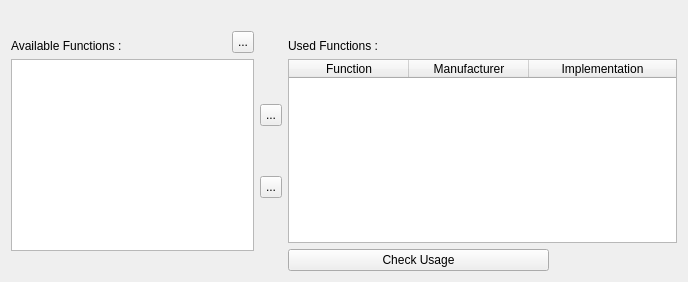
       <widget class="QWidget" name="generalPurposeFunctionTab">
        <attribute name="title">
         <string>General Purpose Functions</string>
        </attribute>
        <layout class="QGridLayout" name="gridLayout">
         <item row="0" column="0">
          <layout class="QVBoxLayout" name="verticalLayout_10">
           <item>
            <layout class="QHBoxLayout" name="testerLayout">
             <item>
              <spacer name="horizontalSpacer_6">
               <property name="orientation">
                <enum>Qt::Horizontal</enum>
               </property>
               <property name="sizeHint" stdset="0">
                <size>
                 <width>40</width>
                 <height>20</height>
                </size>
               </property>
              </spacer>
             </item>
            </layout>
           </item>
           <item>
            <layout class="QHBoxLayout" name="horizontalLayout_8">
             <item>
              <layout class="QVBoxLayout" name="availableInstrumentsLayout">
               <item>
                <layout class="QHBoxLayout" name="availableLayout">
                 <item>
                  <widget class="QLabel" name="availableInstrumentsLabel">
                   <property name="sizePolicy">
                    <sizepolicy hsizetype="Preferred" vsizetype="Fixed">
                     <horstretch>0</horstretch>
                     <verstretch>0</verstretch>
                    </sizepolicy>
                   </property>
                   <property name="minimumSize">
                    <size>
                     <width>0</width>
                     <height>22</height>
                    </size>
                   </property>
                   <property name="maximumSize">
                    <size>
                     <width>16777215</width>
                     <height>22</height>
                    </size>
                   </property>
                   <property name="text">
                    <string>Available Functions :</string>
                   </property>
                   <property name="alignment">
                    <set>Qt::AlignBottom|Qt::AlignLeading|Qt::AlignLeft</set>
                   </property>
                  </widget>
                 </item>
                 <item>
                  <spacer name="horizontalSpacer_7">
                   <property name="orientation">
                    <enum>Qt::Horizontal</enum>
                   </property>
                   <property name="sizeHint" stdset="0">
                    <size>
                     <width>0</width>
                     <height>22</height>
                    </size>
                   </property>
                  </spacer>
                 </item>
                 <item>
                  <widget class="QToolButton" name="expand">
                   <property name="minimumSize">
                    <size>
                     <width>22</width>
                     <height>22</height>
                    </size>
                   </property>
                   <property name="maximumSize">
                    <size>
                     <width>22</width>
                     <height>22</height>
                    </size>
                   </property>
                   <property name="text">
                    <string>...</string>
                   </property>
                   <property name="checkable">
                    <bool>false</bool>
                   </property>
                  </widget>
                 </item>
                </layout>
               </item>
               <item>
                <widget class="QTreeWidget" name="availableFunctions">
                 <property name="editTriggers">
                  <set>QAbstractItemView::SelectedClicked</set>
                 </property>
                 <property name="selectionMode">
                  <enum>QAbstractItemView::ExtendedSelection</enum>
                 </property>
                 <property name="headerHidden">
                  <bool>true</bool>
                 </property>
                 <column>
                  <property name="text">
                   <string>1</string>
                  </property>
                 </column>
                </widget>
               </item>
               <item>
                <layout class="QHBoxLayout" name="collapseLayout">
                 <item>
                  <spacer name="horizontalSpacer_9">
                   <property name="orientation">
                    <enum>Qt::Horizontal</enum>
                   </property>
                   <property name="sizeHint" stdset="0">
                    <size>
                     <width>40</width>
                     <height>20</height>
                    </size>
                   </property>
                  </spacer>
                 </item>
                </layout>
               </item>
              </layout>
             </item>
             <item>
              <layout class="QVBoxLayout" name="addRemoveLayout">
               <item>
                <widget class="QLabel" name="label_11">
                 <property name="sizePolicy">
                  <sizepolicy hsizetype="Fixed" vsizetype="Fixed">
                   <horstretch>0</horstretch>
                   <verstretch>0</verstretch>
                  </sizepolicy>
                 </property>
                 <property name="minimumSize">
                  <size>
                   <width>22</width>
                   <height>22</height>
                  </size>
                 </property>
                 <property name="maximumSize">
                  <size>
                   <width>22</width>
                   <height>22</height>
                  </size>
                 </property>
                 <property name="text">
                  <string/>
                 </property>
                </widget>
               </item>
               <item>
                <spacer name="verticalSpacer_5">
                 <property name="orientation">
                  <enum>Qt::Vertical</enum>
                 </property>
                 <property name="sizeHint" stdset="0">
                  <size>
                   <width>20</width>
                   <height>40</height>
                  </size>
                 </property>
                </spacer>
               </item>
               <item>
                <widget class="QToolButton" name="addGPFunction">
                 <property name="minimumSize">
                  <size>
                   <width>22</width>
                   <height>22</height>
                  </size>
                 </property>
                 <property name="maximumSize">
                  <size>
                   <width>22</width>
                   <height>22</height>
                  </size>
                 </property>
                 <property name="text">
                  <string>...</string>
                 </property>
                 <property name="checkable">
                  <bool>false</bool>
                 </property>
                </widget>
               </item>
               <item>
                <spacer name="verticalSpacer_6">
                 <property name="orientation">
                  <enum>Qt::Vertical</enum>
                 </property>
                 <property name="sizeHint" stdset="0">
                  <size>
                   <width>20</width>
                   <height>40</height>
                  </size>
                 </property>
                </spacer>
               </item>
               <item>
                <widget class="QToolButton" name="removeGPFunction">
                 <property name="minimumSize">
                  <size>
                   <width>22</width>
                   <height>22</height>
                  </size>
                 </property>
                 <property name="maximumSize">
                  <size>
                   <width>22</width>
                   <height>22</height>
                  </size>
                 </property>
                 <property name="text">
                  <string>...</string>
                 </property>
                 <property name="checkable">
                  <bool>false</bool>
                 </property>
                </widget>
               </item>
               <item>
                <spacer name="verticalSpacer_7">
                 <property name="orientation">
                  <enum>Qt::Vertical</enum>
                 </property>
                 <property name="sizeHint" stdset="0">
                  <size>
                   <width>20</width>
                   <height>40</height>
                  </size>
                 </property>
                </spacer>
               </item>
               <item>
                <widget class="QLabel" name="label_19">
                 <property name="sizePolicy">
                  <sizepolicy hsizetype="Fixed" vsizetype="Fixed">
                   <horstretch>0</horstretch>
                   <verstretch>0</verstretch>
                  </sizepolicy>
                 </property>
                 <property name="minimumSize">
                  <size>
                   <width>22</width>
                   <height>22</height>
                  </size>
                 </property>
                 <property name="maximumSize">
                  <size>
                   <width>22</width>
                   <height>22</height>
                  </size>
                 </property>
                 <property name="text">
                  <string/>
                 </property>
                </widget>
               </item>
              </layout>
             </item>
             <item>
              <layout class="QVBoxLayout" name="verticalLayout_8">
               <item>
                <layout class="QHBoxLayout" name="horizontalLayout_6">
                 <item>
                  <widget class="QLabel" name="usedInstrumentsLabel">
                   <property name="sizePolicy">
                    <sizepolicy hsizetype="Preferred" vsizetype="Fixed">
                     <horstretch>0</horstretch>
                     <verstretch>0</verstretch>
                    </sizepolicy>
                   </property>
                   <property name="minimumSize">
                    <size>
                     <width>0</width>
                     <height>22</height>
                    </size>
                   </property>
                   <property name="maximumSize">
                    <size>
                     <width>16777215</width>
                     <height>22</height>
                    </size>
                   </property>
                   <property name="text">
                    <string>Used Functions :</string>
                   </property>
                   <property name="alignment">
                    <set>Qt::AlignBottom|Qt::AlignLeading|Qt::AlignLeft</set>
                   </property>
                  </widget>
                 </item>
                 <item>
                  <spacer name="horizontalSpacer_8">
                   <property name="orientation">
                    <enum>Qt::Horizontal</enum>
                   </property>
                   <property name="sizeHint" stdset="0">
                    <size>
                     <width>13</width>
                     <height>22</height>
                    </size>
                   </property>
                  </spacer>
                 </item>
                </layout>
               </item>
               <item>
                <widget class="QTableWidget" name="usedFunctions">
                 <property name="sizeAdjustPolicy">
                  <enum>QAbstractScrollArea::AdjustToContents</enum>
                 </property>
                 <property name="selectionMode">
                  <enum>QAbstractItemView::SingleSelection</enum>
                 </property>
                 <property name="selectionBehavior">
                  <enum>QAbstractItemView::SelectRows</enum>
                 </property>
                 <property name="showGrid">
                  <bool>true</bool>
                 </property>
                 <attribute name="horizontalHeaderDefaultSectionSize">
                  <number>120</number>
                 </attribute>
                 <attribute name="horizontalHeaderMinimumSectionSize">
                  <number>120</number>
                 </attribute>
                 <attribute name="horizontalHeaderStretchLastSection">
                  <bool>true</bool>
                 </attribute>
                 <attribute name="verticalHeaderVisible">
                  <bool>false</bool>
                 </attribute>
                 <attribute name="verticalHeaderStretchLastSection">
                  <bool>false</bool>
                 </attribute>
                 <column>
                  <property name="text">
                   <string>Function</string>
                  </property>
                 </column>
                 <column>
                  <property name="text">
                   <string>Manufacturer</string>
                  </property>
                 </column>
                 <column>
                  <property name="text">
                   <string>Implementation</string>
                  </property>
                 </column>
                </widget>
               </item>
               <item>
                <widget class="QPushButton" name="checkInstruments">
                 <property name="minimumSize">
                  <size>
                   <width>141</width>
                   <height>22</height>
                  </size>
                 </property>
                 <property name="maximumSize">
                  <size>
                   <width>261</width>
                   <height>22</height>
                  </size>
                 </property>
                 <property name="text">
                  <string>Check Usage</string>
                 </property>
                 <property name="autoDefault">
                  <bool>false</bool>
                 </property>
                </widget>
               </item>
              </layout>
             </item>
            </layout>
           </item>
          </layout>
         </item>
        </layout>
       </widget>
